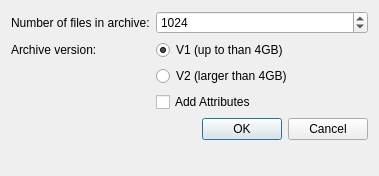
<?xml version="1.0" encoding="UTF-8"?>
<ui version="4.0">
 <class>CreateArchiveDialog</class>
 <widget class="QDialog" name="CreateArchiveDialog">
  <property name="geometry">
   <rect>
    <x>0</x>
    <y>0</y>
    <width>379</width>
    <height>176</height>
   </rect>
  </property>
  <property name="windowTitle">
   <string>Dialog</string>
  </property>
  <layout class="QFormLayout" name="formLayout">
   <item row="0" column="0">
    <widget class="QLabel" name="label_2">
     <property name="text">
      <string>Number of files in archive:</string>
     </property>
    </widget>
   </item>
   <item row="0" column="1">
    <widget class="QSpinBox" name="spinBox">
     <property name="minimum">
      <number>0</number>
     </property>
     <property name="maximum">
      <number>999999999</number>
     </property>
     <property name="value">
      <number>1024</number>
     </property>
    </widget>
   </item>
   <item row="1" column="0">
    <widget class="QLabel" name="label_3">
     <property name="text">
      <string>Archive version:</string>
     </property>
    </widget>
   </item>
   <item row="1" column="1">
    <widget class="QRadioButton" name="v1Button">
     <property name="text">
      <string>V1 (up to than 4GB)</string>
     </property>
     <property name="checked">
      <bool>true</bool>
     </property>
    </widget>
   </item>
   <item row="2" column="1">
    <widget class="QRadioButton" name="v2Button">
     <property name="text">
      <string>V2 (larger than 4GB)</string>
     </property>
    </widget>
   </item>
   <item row="3" column="1">
    <widget class="QCheckBox" name="attributesButton">
     <property name="enabled">
      <bool>true</bool>
     </property>
     <property name="text">
      <string>Add Attributes</string>
     </property>
    </widget>
   </item>
   <item row="4" column="1">
    <widget class="QDialogButtonBox" name="buttonBox">
     <property name="orientation">
      <enum>Qt::Horizontal</enum>
     </property>
     <property name="standardButtons">
      <set>QDialogButtonBox::Cancel|QDialogButtonBox::Ok</set>
     </property>
    </widget>
   </item>
  </layout>
 </widget>
 <resources/>
 <connections>
  <connection>
   <sender>buttonBox</sender>
   <signal>accepted()</signal>
   <receiver>CreateArchiveDialog</receiver>
   <slot>accept()</slot>
   <hints>
    <hint type="sourcelabel">
     <x>248</x>
     <y>254</y>
    </hint>
    <hint type="destinationlabel">
     <x>157</x>
     <y>274</y>
    </hint>
   </hints>
  </connection>
  <connection>
   <sender>buttonBox</sender>
   <signal>rejected()</signal>
   <receiver>CreateArchiveDialog</receiver>
   <slot>reject()</slot>
   <hints>
    <hint type="sourcelabel">
     <x>316</x>
     <y>260</y>
    </hint>
    <hint type="destinationlabel">
     <x>286</x>
     <y>274</y>
    </hint>
   </hints>
  </connection>
 </connections>
</ui>
